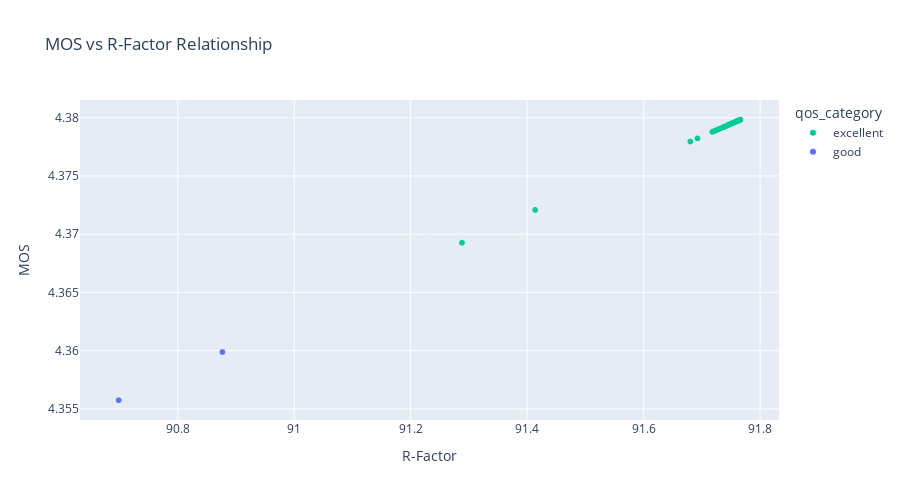

The cell this chart's notebook holds for it:
### Code cell
# MOS vs R-Factor relationship (should be highly correlated)
fig = px.scatter(
    host_qos.to_pandas(),
    x="r_factor",
    y="mos",
    color="qos_category",
    title="MOS vs R-Factor Relationship",
    labels={"r_factor": "R-Factor", "mos": "MOS"},
    color_discrete_map={
        "excellent": "#00CC96",
        "good": "#636EFA",
        "fair": "#FFA15A",
        "poor": "#EF553B",
        "bad": "#AB63FA",
    },
)
fig.update_layout(height=500)
fig.show()

### Figure 1 — Plotly figure (JSON) as saved in the notebook; plotly's stock layout.template omitted (floating-point values rounded to 4 significant figures; data arrays with more than 128 entries replaced by an {"elided": "..."} marker saying what was removed)
{"data": [{"hovertemplate": "qos_category=excellent<br>R-Factor=%{x}<br>MOS=%{y}<extra></extra>", "legendgroup": "excellent", "marker": {"color": "#00CC96", "symbol": "circle"}, "mode": "markers", "name": "excellent", "showlegend": true, "type": "scattergl", "x": {"elided": "5659 float values"}, "xaxis": "x", "y": {"elided": "5659 float values"}, "yaxis": "y"}, {"hovertemplate": "qos_category=good<br>R-Factor=%{x}<br>MOS=%{y}<extra></extra>", "legendgroup": "good", "marker": {"color": "#636EFA", "symbol": "circle"}, "mode": "markers", "name": "good", "showlegend": true, "type": "scattergl", "x": [90.7, 90.88], "xaxis": "x", "y": [4.356, 4.36], "yaxis": "y"}], "layout": {"height": 500, "legend": {"title": {"text": "qos_category"}, "tracegroupgap": 0}, "title": {"text": "MOS vs R-Factor Relationship"}, "xaxis": {"anchor": "y", "domain": [0, 1], "title": {"text": "R-Factor"}}, "yaxis": {"anchor": "x", "domain": [0, 1], "title": {"text": "MOS"}}}}
